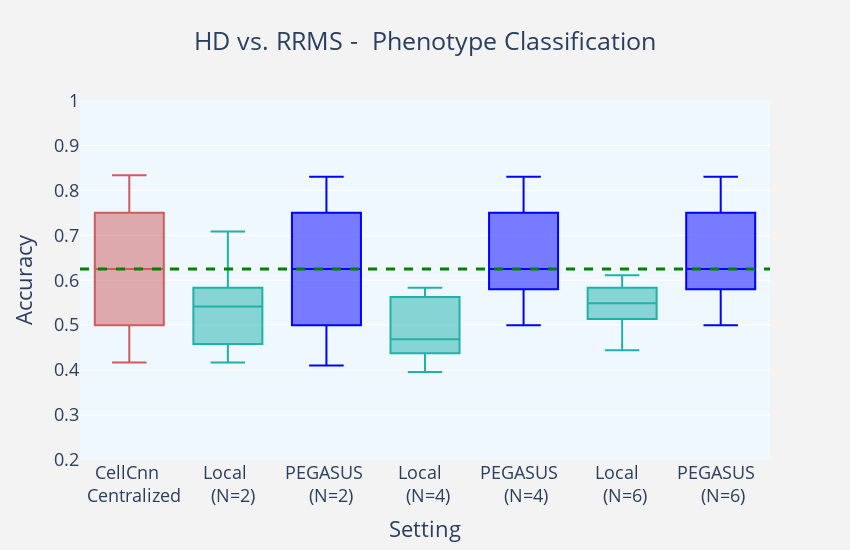
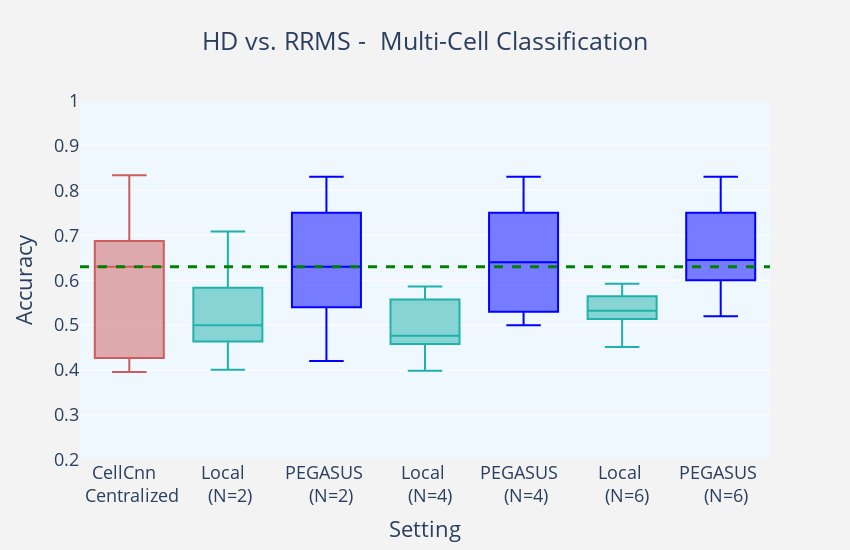

The cell these charts' notebook holds for them, in order:
### Markdown cell above
# Boxplots
The script generates the boxplots used in the paper by reading the results from respective excell sheets 
Set the following parameters depending on which results to visualize:

experiment = 'RRMS' or 'NIND'

sampling = 'BagSample' or 'PerSample'

metric = 'Accuracy' or 'Precision' or 'Recall' or 'F-score'

### Code cell
import plotly.express as px
import pandas
import plotly.graph_objects as go
import os
experiment = 'RRMS'
sampling = 'BagSample'
metric= 'Accuracy'

fileToWrite = 'AccuracyFigures/'+experiment+'_'+sampling+'_'+metric
fileName='AllResults_'+experiment+'_10runs_'+ sampling + '.xlsx'

df = pandas.read_excel(fileName)

dfPhenotype = df.loc[df['Classification']== 'Phenotype Classification']
dfMultiCell = df.loc[df['Classification']== 'Multi-cell Classification']
# fig = px.box(dfPhenotype, x="Runs", y="Accuracy")
# fig.show()
colors = ['rgba(93, 164, 214, 0.5)', 'rgba(255, 144, 14, 0.5)', 'rgba(44, 160, 101, 0.5)',
          'rgba(255, 65, 54, 0.5)', 'rgba(207, 114, 255, 0.5)', 'rgba(127, 96, 0, 0.5)']


#Phenotype classification data to color.. 
cellcnn = dfPhenotype.loc[dfPhenotype['Runs']== 'CellCnn Centralized']
local2 = dfPhenotype.loc[dfPhenotype['Runs']== 'Local_2']
local4 = dfPhenotype.loc[dfPhenotype['Runs']== 'Local_4']
local6 = dfPhenotype.loc[dfPhenotype['Runs']== 'Local_6']
peg2 = dfPhenotype.loc[dfPhenotype['Runs']== 'PEGASUS (N=2)']
peg4 = dfPhenotype.loc[dfPhenotype['Runs']== 'PEGASUS (N=4)']
peg6 = dfPhenotype.loc[dfPhenotype['Runs']== 'PEGASUS (N=6)']

fig = go.Figure()
fig.add_trace(go.Box(y=cellcnn[metric],name='CellCnn <br>  Centralized',
                marker_color = 'indianred'))
fig.add_trace(go.Box(y=local2[metric], name='Local <br>  (N=2)',
                marker_color = 'lightseagreen'  ))
fig.add_trace(go.Box(y=peg2[metric], name='PEGASUS <br>  (N=2)',
                marker_color = 'blue'  ))
fig.add_trace(go.Box(y=local4[metric], name='Local  <br> (N=4)',
                marker_color = 'lightseagreen'  ))
fig.add_trace(go.Box(y=peg4[metric], name='PEGASUS  <br> (N=4)',
                marker_color = 'blue'  ))
fig.add_trace(go.Box(y=local6[metric], name='Local  <br> (N=6)',
                marker_color = 'lightseagreen' ))
fig.add_trace(go.Box(y=peg6[metric], name='PEGASUS  <br> (N=6)',
                marker_color = 'blue' ))


fig.update_layout(
    title_text='HD vs. '+experiment+' -  Phenotype Classification', title_x=0.5,
    yaxis_title=metric,
    xaxis_title='Setting',
    boxgap=0,
    paper_bgcolor='rgb(243, 243, 243)',
    plot_bgcolor='rgb(243, 243, 243)',
    showlegend=False
)
fig.update_layout(
    plot_bgcolor='aliceblue',
    font=dict(
#         family="Courier New, monospace",
        size=18
    )

)
fig.update_yaxes(range=[0.2, 1.001])
# fig.update_traces(notched=True)

fig.update_layout(
    autosize=False,
    width=750,
    height=550
)
fig.add_hline(y=pandas.DataFrame.median(cellcnn[metric]), line_width=3, line_dash="dash", line_color="green")



fig.show()
fig.write_image(fileToWrite+"_Phenotype.pdf")
#======================================================================================================#

#Multi-Cell classification data to color.. 
cellcnn = dfMultiCell.loc[dfMultiCell['Runs']== 'CellCnn Centralized']
local2 = dfMultiCell.loc[dfMultiCell['Runs']== 'Local_2']
local4 = dfMultiCell.loc[dfMultiCell['Runs']== 'Local_4']
local6 = dfMultiCell.loc[dfMultiCell['Runs']== 'Local_6']
peg2 = dfMultiCell.loc[dfMultiCell['Runs']== 'PEGASUS (N=2)']
peg4 = dfMultiCell.loc[dfMultiCell['Runs']== 'PEGASUS (N=4)']
peg6 = dfMultiCell.loc[dfMultiCell['Runs']== 'PEGASUS (N=6)']

fig = go.Figure()
fig.add_trace(go.Box(y=cellcnn[metric],name='CellCnn  <br> Centralized',
                marker_color = 'indianred' ))
fig.add_trace(go.Box(y=local2[metric], name='Local  <br> (N=2)',
                marker_color = 'lightseagreen' ))
fig.add_trace(go.Box(y=peg2[metric], name='PEGASUS <br>  (N=2)',
                marker_color = 'blue' ))
fig.add_trace(go.Box(y=local4[metric], name='Local <br>  (N=4)',
                marker_color = 'lightseagreen' ))
fig.add_trace(go.Box(y=peg4[metric], name='PEGASUS  <br> (N=4)',
                marker_color = 'blue' ))
fig.add_trace(go.Box(y=local6[metric], name='Local <br>  (N=6)',
                marker_color = 'lightseagreen' ))
fig.add_trace(go.Box(y=peg6[metric], name='PEGASUS <br>  (N=6)',
                marker_color = 'blue' ))

fig.update_layout(
    title_text='HD vs. '+experiment+' -  Multi-Cell Classification', title_x=0.5,
    yaxis_title=metric,
    xaxis_title='Setting',
    boxgap=0,
#     boxgroupgap=0,
    paper_bgcolor='rgb(243, 243, 243)',
    plot_bgcolor='rgb(243, 243, 243)',
    showlegend=False
)
fig.update_layout(
    plot_bgcolor='aliceblue',
    font=dict(
#         family="Courier New, monospace",
        size=18
    )

)
fig.update_yaxes(range=[0.2, 1.001])
# fig.update_traces(notched=True)

fig.update_layout(
    autosize=False,
    width=750,
    height=550
)
fig.add_hline(y=pandas.DataFrame.median(cellcnn[metric]), line_width=3, line_dash="dash", line_color="green")


fig.show()
fig.write_image(fileToWrite+"_MultiCell.pdf")

### Figure 1 — Plotly figure (JSON) as saved in the notebook; plotly's stock layout.template omitted (floating-point values rounded to 4 significant figures)
{"data": [{"marker": {"color": "indianred"}, "name": "CellCnn <br>  Centralized", "type": "box", "y": [0.8333, 0.75, 0.6667, 0.75, 0.5833, 0.6667, 0.5, 0.4167, 0.5, 0.4167]}, {"marker": {"color": "lightseagreen"}, "name": "Local <br>  (N=2)", "type": "box", "y": [0.4167, 0.5, 0.4583, 0.7083, 0.5833, 0.4167, 0.5417, 0.625, 0.5417, 0.5833]}, {"marker": {"color": "blue"}, "name": "PEGASUS <br>  (N=2)", "type": "box", "y": [0.5, 0.75, 0.58, 0.42, 0.83, 0.83, 0.75, 0.41, 0.67, 0.5]}, {"marker": {"color": "lightseagreen"}, "name": "Local  <br> (N=4)", "type": "box", "y": [0.4583, 0.5833, 0.5417, 0.5833, 0.4583, 0.4792, 0.3958, 0.4375, 0.3958, 0.5625]}, {"marker": {"color": "blue"}, "name": "PEGASUS  <br> (N=4)", "type": "box", "y": [0.58, 0.75, 0.5, 0.67, 0.5, 0.83, 0.67, 0.58, 0.83, 0.58]}, {"marker": {"color": "lightseagreen"}, "name": "Local  <br> (N=6)", "type": "box", "y": [0.5417, 0.5972, 0.6111, 0.5139, 0.5139, 0.5556, 0.5833, 0.5139, 0.5556, 0.4444]}, {"marker": {"color": "blue"}, "name": "PEGASUS  <br> (N=6)", "type": "box", "y": [0.75, 0.58, 0.67, 0.83, 0.5, 0.58, 0.5, 0.75, 0.67, 0.58]}], "layout": {"autosize": false, "boxgap": 0, "font": {"size": 18}, "height": 550, "paper_bgcolor": "rgb(243, 243, 243)", "plot_bgcolor": "aliceblue", "shapes": [{"line": {"color": "green", "dash": "dash", "width": 3}, "type": "line", "x0": 0, "x1": 1, "xref": "x domain", "y0": 0.625, "y1": 0.625, "yref": "y"}], "showlegend": false, "title": {"text": "HD vs. RRMS -  Phenotype Classification", "x": 0.5}, "width": 850, "xaxis": {"title": {"text": "Setting"}}, "yaxis": {"range": [0.2, 1.001], "title": {"text": "Accuracy"}}}}

### Figure 2 — Plotly figure (JSON) as saved in the notebook; plotly's stock layout.template omitted (floating-point values rounded to 4 significant figures)
{"data": [{"marker": {"color": "indianred"}, "name": "CellCnn  <br> Centralized", "type": "box", "y": [0.8333, 0.6667, 0.6562, 0.75, 0.6042, 0.6875, 0.5417, 0.4167, 0.4271, 0.3958]}, {"marker": {"color": "lightseagreen"}, "name": "Local  <br> (N=2)", "type": "box", "y": [0.401, 0.4635, 0.4635, 0.7083, 0.5833, 0.4323, 0.5052, 0.6406, 0.4948, 0.5781]}, {"marker": {"color": "blue"}, "name": "PEGASUS <br>  (N=2)", "type": "box", "y": [0.5, 0.75, 0.63, 0.54, 0.83, 0.79, 0.71, 0.42, 0.63, 0.58]}, {"marker": {"color": "lightseagreen"}, "name": "Local <br>  (N=4)", "type": "box", "y": [0.4688, 0.5677, 0.5365, 0.5859, 0.4714, 0.4818, 0.4036, 0.4583, 0.3984, 0.5573]}, {"marker": {"color": "blue"}, "name": "PEGASUS  <br> (N=4)", "type": "box", "y": [0.63, 0.75, 0.51, 0.65, 0.5, 0.83, 0.53, 0.65, 0.76, 0.6]}, {"marker": {"color": "lightseagreen"}, "name": "Local <br>  (N=6)", "type": "box", "y": [0.526, 0.592, 0.592, 0.5156, 0.5122, 0.5451, 0.5642, 0.5139, 0.5382, 0.4514]}, {"marker": {"color": "blue"}, "name": "PEGASUS <br>  (N=6)", "type": "box", "y": [0.75, 0.6, 0.67, 0.83, 0.53, 0.62, 0.52, 0.75, 0.67, 0.6]}], "layout": {"autosize": false, "boxgap": 0, "font": {"size": 18}, "height": 550, "paper_bgcolor": "rgb(243, 243, 243)", "plot_bgcolor": "aliceblue", "shapes": [{"line": {"color": "green", "dash": "dash", "width": 3}, "type": "line", "x0": 0, "x1": 1, "xref": "x domain", "y0": 0.6302, "y1": 0.6302, "yref": "y"}], "showlegend": false, "title": {"text": "HD vs. RRMS -  Multi-Cell Classification", "x": 0.5}, "width": 850, "xaxis": {"title": {"text": "Setting"}}, "yaxis": {"range": [0.2, 1.001], "title": {"text": "Accuracy"}}}}
